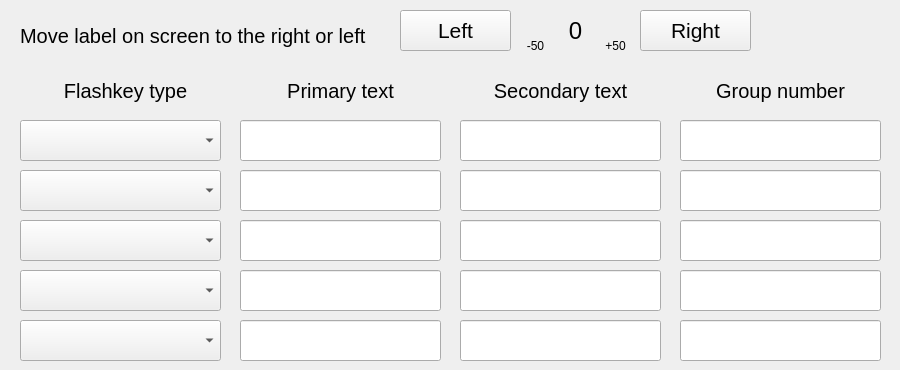
       <widget class="QWidget" name="page_2">
        <widget class="QPushButton" name="butShiftLeft">
         <property name="geometry">
          <rect>
           <x>400</x>
           <y>10</y>
           <width>111</width>
           <height>41</height>
          </rect>
         </property>
         <property name="sizePolicy">
          <sizepolicy hsizetype="Fixed" vsizetype="Fixed">
           <horstretch>0</horstretch>
           <verstretch>0</verstretch>
          </sizepolicy>
         </property>
         <property name="minimumSize">
          <size>
           <width>11</width>
           <height>11</height>
          </size>
         </property>
         <property name="maximumSize">
          <size>
           <width>301</width>
           <height>61</height>
          </size>
         </property>
         <property name="font">
          <font>
           <pointsize>16</pointsize>
          </font>
         </property>
         <property name="text">
          <string>Left</string>
         </property>
        </widget>
        <widget class="QPushButton" name="butShiftRight">
         <property name="geometry">
          <rect>
           <x>640</x>
           <y>10</y>
           <width>111</width>
           <height>41</height>
          </rect>
         </property>
         <property name="sizePolicy">
          <sizepolicy hsizetype="Fixed" vsizetype="Fixed">
           <horstretch>0</horstretch>
           <verstretch>0</verstretch>
          </sizepolicy>
         </property>
         <property name="minimumSize">
          <size>
           <width>11</width>
           <height>11</height>
          </size>
         </property>
         <property name="maximumSize">
          <size>
           <width>301</width>
           <height>61</height>
          </size>
         </property>
         <property name="font">
          <font>
           <pointsize>16</pointsize>
          </font>
         </property>
         <property name="text">
          <string>Right</string>
         </property>
        </widget>
        <widget class="QLabel" name="lblMoveInstructions">
         <property name="geometry">
          <rect>
           <x>20</x>
           <y>20</y>
           <width>381</width>
           <height>31</height>
          </rect>
         </property>
         <property name="font">
          <font>
           <pointsize>15</pointsize>
          </font>
         </property>
         <property name="text">
          <string>Move label on screen to the right or left</string>
         </property>
        </widget>
        <widget class="QComboBox" name="cboFlashkeyType_1">
         <property name="geometry">
          <rect>
           <x>20</x>
           <y>170</y>
           <width>201</width>
           <height>41</height>
          </rect>
         </property>
         <property name="font">
          <font>
           <pointsize>15</pointsize>
          </font>
         </property>
        </widget>
        <widget class="QLabel" name="lblFlashKeyType">
         <property name="geometry">
          <rect>
           <x>30</x>
           <y>70</y>
           <width>191</width>
           <height>41</height>
          </rect>
         </property>
         <property name="font">
          <font>
           <pointsize>15</pointsize>
          </font>
         </property>
         <property name="text">
          <string>Flashkey type</string>
         </property>
         <property name="alignment">
          <set>Qt::AlignCenter</set>
         </property>
        </widget>
        <widget class="QLabel" name="lblFlashkeyText">
         <property name="geometry">
          <rect>
           <x>240</x>
           <y>70</y>
           <width>201</width>
           <height>41</height>
          </rect>
         </property>
         <property name="font">
          <font>
           <pointsize>15</pointsize>
          </font>
         </property>
         <property name="text">
          <string>Primary text</string>
         </property>
         <property name="alignment">
          <set>Qt::AlignCenter</set>
         </property>
        </widget>
        <widget class="QLineEdit" name="txtFlashkeyText_1">
         <property name="geometry">
          <rect>
           <x>240</x>
           <y>170</y>
           <width>201</width>
           <height>41</height>
          </rect>
         </property>
         <property name="sizePolicy">
          <sizepolicy hsizetype="Fixed" vsizetype="Fixed">
           <horstretch>0</horstretch>
           <verstretch>0</verstretch>
          </sizepolicy>
         </property>
         <property name="minimumSize">
          <size>
           <width>11</width>
           <height>41</height>
          </size>
         </property>
         <property name="maximumSize">
          <size>
           <width>251</width>
           <height>41</height>
          </size>
         </property>
         <property name="font">
          <font>
           <pointsize>15</pointsize>
          </font>
         </property>
         <property name="inputMask">
          <string notr="true"/>
         </property>
         <property name="text">
          <string notr="true"/>
         </property>
        </widget>
        <widget class="QLabel" name="lblFlashkeyGroupNum">
         <property name="geometry">
          <rect>
           <x>670</x>
           <y>70</y>
           <width>221</width>
           <height>41</height>
          </rect>
         </property>
         <property name="font">
          <font>
           <pointsize>15</pointsize>
          </font>
         </property>
         <property name="text">
          <string>Group number</string>
         </property>
         <property name="alignment">
          <set>Qt::AlignCenter</set>
         </property>
        </widget>
        <widget class="hobart::numericLineEdit" name="txtFlashkeyNum_1">
         <property name="geometry">
          <rect>
           <x>680</x>
           <y>170</y>
           <width>201</width>
           <height>41</height>
          </rect>
         </property>
         <property name="sizePolicy">
          <sizepolicy hsizetype="Fixed" vsizetype="Fixed">
           <horstretch>0</horstretch>
           <verstretch>0</verstretch>
          </sizepolicy>
         </property>
         <property name="minimumSize">
          <size>
           <width>11</width>
           <height>41</height>
          </size>
         </property>
         <property name="maximumSize">
          <size>
           <width>251</width>
           <height>41</height>
          </size>
         </property>
         <property name="font">
          <font>
           <pointsize>22</pointsize>
          </font>
         </property>
         <property name="inputMask">
          <string notr="true"/>
         </property>
         <property name="text">
          <string notr="true"/>
         </property>
         <property name="maxLength">
          <number>6</number>
         </property>
         <property name="placeholderText">
          <string notr="true"/>
         </property>
        </widget>
        <widget class="hobart::numericLineEdit" name="txtFlashkeyNum_2">
         <property name="geometry">
          <rect>
           <x>680</x>
           <y>220</y>
           <width>201</width>
           <height>41</height>
          </rect>
         </property>
         <property name="sizePolicy">
          <sizepolicy hsizetype="Fixed" vsizetype="Fixed">
           <horstretch>0</horstretch>
           <verstretch>0</verstretch>
          </sizepolicy>
         </property>
         <property name="minimumSize">
          <size>
           <width>11</width>
           <height>41</height>
          </size>
         </property>
         <property name="maximumSize">
          <size>
           <width>251</width>
           <height>41</height>
          </size>
         </property>
         <property name="font">
          <font>
           <pointsize>22</pointsize>
          </font>
         </property>
         <property name="inputMask">
          <string notr="true"/>
         </property>
         <property name="text">
          <string notr="true"/>
         </property>
         <property name="maxLength">
          <number>6</number>
         </property>
         <property name="placeholderText">
          <string notr="true"/>
         </property>
        </widget>
        <widget class="QLineEdit" name="txtFlashkeyText_2">
         <property name="geometry">
          <rect>
           <x>240</x>
           <y>220</y>
           <width>201</width>
           <height>41</height>
          </rect>
         </property>
         <property name="sizePolicy">
          <sizepolicy hsizetype="Fixed" vsizetype="Fixed">
           <horstretch>0</horstretch>
           <verstretch>0</verstretch>
          </sizepolicy>
         </property>
         <property name="minimumSize">
          <size>
           <width>11</width>
           <height>41</height>
          </size>
         </property>
         <property name="maximumSize">
          <size>
           <width>251</width>
           <height>41</height>
          </size>
         </property>
         <property name="font">
          <font>
           <pointsize>15</pointsize>
          </font>
         </property>
         <property name="inputMask">
          <string notr="true"/>
         </property>
         <property name="text">
          <string notr="true"/>
         </property>
        </widget>
        <widget class="QComboBox" name="cboFlashkeyType_2">
         <property name="geometry">
          <rect>
           <x>20</x>
           <y>220</y>
           <width>201</width>
           <height>41</height>
          </rect>
         </property>
         <property name="font">
          <font>
           <pointsize>15</pointsize>
          </font>
         </property>
        </widget>
        <widget class="hobart::numericLineEdit" name="txtFlashkeyNum_3">
         <property name="geometry">
          <rect>
           <x>680</x>
           <y>270</y>
           <width>201</width>
           <height>41</height>
          </rect>
         </property>
         <property name="sizePolicy">
          <sizepolicy hsizetype="Fixed" vsizetype="Fixed">
           <horstretch>0</horstretch>
           <verstretch>0</verstretch>
          </sizepolicy>
         </property>
         <property name="minimumSize">
          <size>
           <width>11</width>
           <height>41</height>
          </size>
         </property>
         <property name="maximumSize">
          <size>
           <width>251</width>
           <height>41</height>
          </size>
         </property>
         <property name="font">
          <font>
           <pointsize>22</pointsize>
          </font>
         </property>
         <property name="inputMask">
          <string notr="true"/>
         </property>
         <property name="text">
          <string notr="true"/>
         </property>
         <property name="maxLength">
          <number>6</number>
         </property>
         <property name="placeholderText">
          <string notr="true"/>
         </property>
        </widget>
        <widget class="QLineEdit" name="txtFlashkeyText_3">
         <property name="geometry">
          <rect>
           <x>240</x>
           <y>270</y>
           <width>201</width>
           <height>41</height>
          </rect>
         </property>
         <property name="sizePolicy">
          <sizepolicy hsizetype="Fixed" vsizetype="Fixed">
           <horstretch>0</horstretch>
           <verstretch>0</verstretch>
          </sizepolicy>
         </property>
         <property name="minimumSize">
          <size>
           <width>11</width>
           <height>41</height>
          </size>
         </property>
         <property name="maximumSize">
          <size>
           <width>251</width>
           <height>41</height>
          </size>
         </property>
         <property name="font">
          <font>
           <pointsize>15</pointsize>
          </font>
         </property>
         <property name="inputMask">
          <string notr="true"/>
         </property>
         <property name="text">
          <string notr="true"/>
         </property>
        </widget>
        <widget class="QComboBox" name="cboFlashkeyType_3">
         <property name="geometry">
          <rect>
           <x>20</x>
           <y>270</y>
           <width>201</width>
           <height>41</height>
          </rect>
         </property>
         <property name="font">
          <font>
           <pointsize>15</pointsize>
          </font>
         </property>
        </widget>
        <widget class="hobart::numericLineEdit" name="txtFlashkeyNum_4">
         <property name="geometry">
          <rect>
           <x>680</x>
           <y>320</y>
           <width>201</width>
           <height>41</height>
          </rect>
         </property>
         <property name="sizePolicy">
          <sizepolicy hsizetype="Fixed" vsizetype="Fixed">
           <horstretch>0</horstretch>
           <verstretch>0</verstretch>
          </sizepolicy>
         </property>
         <property name="minimumSize">
          <size>
           <width>11</width>
           <height>41</height>
          </size>
         </property>
         <property name="maximumSize">
          <size>
           <width>251</width>
           <height>41</height>
          </size>
         </property>
         <property name="font">
          <font>
           <pointsize>22</pointsize>
          </font>
         </property>
         <property name="inputMask">
          <string notr="true"/>
         </property>
         <property name="text">
          <string notr="true"/>
         </property>
         <property name="maxLength">
          <number>6</number>
         </property>
         <property name="placeholderText">
          <string notr="true"/>
         </property>
        </widget>
        <widget class="QLineEdit" name="txtFlashkeyText_4">
         <property name="geometry">
          <rect>
           <x>240</x>
           <y>320</y>
           <width>201</width>
           <height>41</height>
          </rect>
         </property>
         <property name="sizePolicy">
          <sizepolicy hsizetype="Fixed" vsizetype="Fixed">
           <horstretch>0</horstretch>
           <verstretch>0</verstretch>
          </sizepolicy>
         </property>
         <property name="minimumSize">
          <size>
           <width>11</width>
           <height>41</height>
          </size>
         </property>
         <property name="maximumSize">
          <size>
           <width>251</width>
           <height>41</height>
          </size>
         </property>
         <property name="font">
          <font>
           <pointsize>15</pointsize>
          </font>
         </property>
         <property name="inputMask">
          <string notr="true"/>
         </property>
         <property name="text">
          <string notr="true"/>
         </property>
        </widget>
        <widget class="QComboBox" name="cboFlashkeyType_4">
         <property name="geometry">
          <rect>
           <x>20</x>
           <y>320</y>
           <width>201</width>
           <height>41</height>
          </rect>
         </property>
         <property name="font">
          <font>
           <pointsize>15</pointsize>
          </font>
         </property>
        </widget>
        <widget class="hobart::numericLineEdit" name="txtFlashkeyNum_0">
         <property name="geometry">
          <rect>
           <x>680</x>
           <y>120</y>
           <width>201</width>
           <height>41</height>
          </rect>
         </property>
         <property name="sizePolicy">
          <sizepolicy hsizetype="Fixed" vsizetype="Fixed">
           <horstretch>0</horstretch>
           <verstretch>0</verstretch>
          </sizepolicy>
         </property>
         <property name="minimumSize">
          <size>
           <width>11</width>
           <height>41</height>
          </size>
         </property>
         <property name="maximumSize">
          <size>
           <width>251</width>
           <height>41</height>
          </size>
         </property>
         <property name="font">
          <font>
           <pointsize>22</pointsize>
          </font>
         </property>
         <property name="inputMask">
          <string notr="true"/>
         </property>
         <property name="text">
          <string notr="true"/>
         </property>
         <property name="maxLength">
          <number>6</number>
         </property>
         <property name="placeholderText">
          <string notr="true"/>
         </property>
        </widget>
        <widget class="QLineEdit" name="txtFlashkeyText_0">
         <property name="geometry">
          <rect>
           <x>240</x>
           <y>120</y>
           <width>201</width>
           <height>41</height>
          </rect>
         </property>
         <property name="sizePolicy">
          <sizepolicy hsizetype="Fixed" vsizetype="Fixed">
           <horstretch>0</horstretch>
           <verstretch>0</verstretch>
          </sizepolicy>
         </property>
         <property name="minimumSize">
          <size>
           <width>11</width>
           <height>41</height>
          </size>
         </property>
         <property name="maximumSize">
          <size>
           <width>251</width>
           <height>41</height>
          </size>
         </property>
         <property name="font">
          <font>
           <pointsize>15</pointsize>
          </font>
         </property>
         <property name="inputMask">
          <string notr="true"/>
         </property>
         <property name="text">
          <string notr="true"/>
         </property>
        </widget>
        <widget class="QComboBox" name="cboFlashkeyType_0">
         <property name="geometry">
          <rect>
           <x>20</x>
           <y>120</y>
           <width>201</width>
           <height>41</height>
          </rect>
         </property>
         <property name="font">
          <font>
           <pointsize>15</pointsize>
          </font>
         </property>
        </widget>
        <widget class="QLabel" name="lblFreshServeLabelOffset">
         <property name="geometry">
          <rect>
           <x>520</x>
           <y>10</y>
           <width>111</width>
           <height>41</height>
          </rect>
         </property>
         <property name="font">
          <font>
           <pointsize>18</pointsize>
          </font>
         </property>
         <property name="text">
          <string>0</string>
         </property>
         <property name="alignment">
          <set>Qt::AlignCenter</set>
         </property>
        </widget>
        <widget class="QLabel" name="lblFreshServeLabelOffset_2">
         <property name="geometry">
          <rect>
           <x>600</x>
           <y>30</y>
           <width>31</width>
           <height>31</height>
          </rect>
         </property>
         <property name="font">
          <font>
           <pointsize>9</pointsize>
          </font>
         </property>
         <property name="text">
          <string>+50</string>
         </property>
         <property name="alignment">
          <set>Qt::AlignCenter</set>
         </property>
        </widget>
        <widget class="QLabel" name="lblFreshServeLabelOffset_3">
         <property name="geometry">
          <rect>
           <x>520</x>
           <y>30</y>
           <width>31</width>
           <height>31</height>
          </rect>
         </property>
         <property name="font">
          <font>
           <pointsize>9</pointsize>
          </font>
         </property>
         <property name="text">
          <string>-50</string>
         </property>
         <property name="alignment">
          <set>Qt::AlignCenter</set>
         </property>
        </widget>
        <widget class="QLineEdit" name="txtFlashkeySecText_2">
         <property name="geometry">
          <rect>
           <x>460</x>
           <y>220</y>
           <width>201</width>
           <height>41</height>
          </rect>
         </property>
         <property name="sizePolicy">
          <sizepolicy hsizetype="Fixed" vsizetype="Fixed">
           <horstretch>0</horstretch>
           <verstretch>0</verstretch>
          </sizepolicy>
         </property>
         <property name="minimumSize">
          <size>
           <width>11</width>
           <height>41</height>
          </size>
         </property>
         <property name="maximumSize">
          <size>
           <width>251</width>
           <height>41</height>
          </size>
         </property>
         <property name="font">
          <font>
           <pointsize>15</pointsize>
          </font>
         </property>
         <property name="inputMask">
          <string notr="true"/>
         </property>
         <property name="text">
          <string notr="true"/>
         </property>
        </widget>
        <widget class="QLineEdit" name="txtFlashkeySecText_1">
         <property name="geometry">
          <rect>
           <x>460</x>
           <y>170</y>
           <width>201</width>
           <height>41</height>
          </rect>
         </property>
         <property name="sizePolicy">
          <sizepolicy hsizetype="Fixed" vsizetype="Fixed">
           <horstretch>0</horstretch>
           <verstretch>0</verstretch>
          </sizepolicy>
         </property>
         <property name="minimumSize">
          <size>
           <width>11</width>
           <height>41</height>
          </size>
         </property>
         <property name="maximumSize">
          <size>
           <width>251</width>
           <height>41</height>
          </size>
         </property>
         <property name="font">
          <font>
           <pointsize>15</pointsize>
          </font>
         </property>
         <property name="inputMask">
          <string notr="true"/>
         </property>
         <property name="text">
          <string notr="true"/>
         </property>
        </widget>
        <widget class="QLineEdit" name="txtFlashkeySecText_4">
         <property name="geometry">
          <rect>
           <x>460</x>
           <y>320</y>
           <width>201</width>
           <height>41</height>
          </rect>
         </property>
         <property name="sizePolicy">
          <sizepolicy hsizetype="Fixed" vsizetype="Fixed">
           <horstretch>0</horstretch>
           <verstretch>0</verstretch>
          </sizepolicy>
         </property>
         <property name="minimumSize">
          <size>
           <width>11</width>
           <height>41</height>
          </size>
         </property>
         <property name="maximumSize">
          <size>
           <width>251</width>
           <height>41</height>
          </size>
         </property>
         <property name="font">
          <font>
           <pointsize>15</pointsize>
          </font>
         </property>
         <property name="inputMask">
          <string notr="true"/>
         </property>
         <property name="text">
          <string notr="true"/>
         </property>
        </widget>
        <widget class="QLineEdit" name="txtFlashkeySecText_0">
         <property name="geometry">
          <rect>
           <x>460</x>
           <y>120</y>
           <width>201</width>
           <height>41</height>
          </rect>
         </property>
         <property name="sizePolicy">
          <sizepolicy hsizetype="Fixed" vsizetype="Fixed">
           <horstretch>0</horstretch>
           <verstretch>0</verstretch>
          </sizepolicy>
         </property>
         <property name="minimumSize">
          <size>
           <width>11</width>
           <height>41</height>
          </size>
         </property>
         <property name="maximumSize">
          <size>
           <width>251</width>
           <height>41</height>
          </size>
         </property>
         <property name="font">
          <font>
           <pointsize>15</pointsize>
          </font>
         </property>
         <property name="inputMask">
          <string notr="true"/>
         </property>
         <property name="text">
          <string notr="true"/>
         </property>
        </widget>
        <widget class="QLineEdit" name="txtFlashkeySecText_3">
         <property name="geometry">
          <rect>
           <x>460</x>
           <y>270</y>
           <width>201</width>
           <height>41</height>
          </rect>
         </property>
         <property name="sizePolicy">
          <sizepolicy hsizetype="Fixed" vsizetype="Fixed">
           <horstretch>0</horstretch>
           <verstretch>0</verstretch>
          </sizepolicy>
         </property>
         <property name="minimumSize">
          <size>
           <width>11</width>
           <height>41</height>
          </size>
         </property>
         <property name="maximumSize">
          <size>
           <width>251</width>
           <height>41</height>
          </size>
         </property>
         <property name="font">
          <font>
           <pointsize>15</pointsize>
          </font>
         </property>
         <property name="inputMask">
          <string notr="true"/>
         </property>
         <property name="text">
          <string notr="true"/>
         </property>
        </widget>
        <widget class="QLabel" name="lblFlashkeyText_2">
         <property name="geometry">
          <rect>
           <x>460</x>
           <y>70</y>
           <width>201</width>
           <height>41</height>
          </rect>
         </property>
         <property name="font">
          <font>
           <pointsize>15</pointsize>
          </font>
         </property>
         <property name="text">
          <string>Secondary text</string>
         </property>
         <property name="alignment">
          <set>Qt::AlignCenter</set>
         </property>
        </widget>
       </widget>
